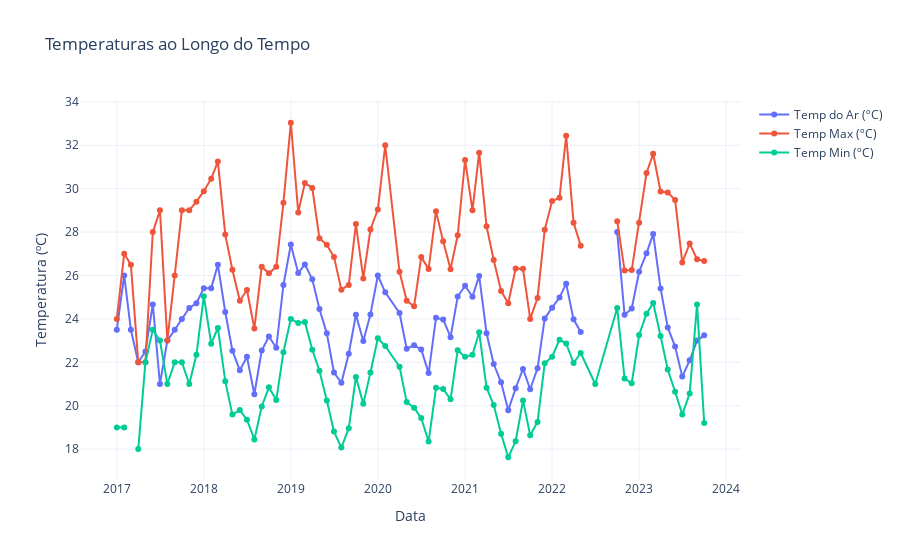

The notebook cell saved with this chart:
### Code cell
fig = go.Figure()

# Adicionando a série de dados de temperatura do ar
fig.add_trace(go.Scatter(x=df_temperatura3.index, y=df_temperatura3['TEMP DO AR (º)'], mode='lines+markers', name='Temp do Ar (ºC)'))

# Adicionando a série de dados de temperatura máxima
fig.add_trace(go.Scatter(x=df_temperatura3.index, y=df_temperatura3['TEMP MAX (ºC)'], mode='lines+markers', name='Temp Max (ºC)'))

# Adicionando a série de dados de temperatura mínima
fig.add_trace(go.Scatter(x=df_temperatura3.index, y=df_temperatura3['TEMP MIN (ºC)'], mode='lines+markers', name='Temp Min (ºC)'))

# Atualizando o layout do gráfico
fig.update_layout(
    title='Temperaturas ao Longo do Tempo',
    xaxis_title='Data',
    yaxis_title='Temperatura (ºC)',
    template='plotly_white'
)

# Exibindo o gráfico
fig.show()
